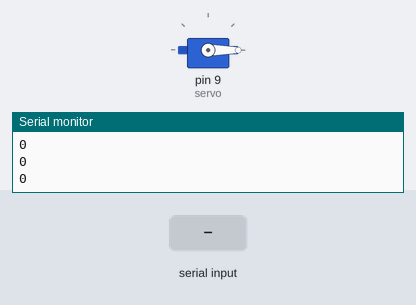
This sketch was run on a simulated Arduino Uno, built with avr-gcc and run on an emulated ATmega328P. On the bench: servo, the last lines printed to the serial monitor. The test bench sets the inputs (shaded band).

Above: at 1.2 s.
1.3 s: "90,45\n" received over Serial
At 1.6 s:
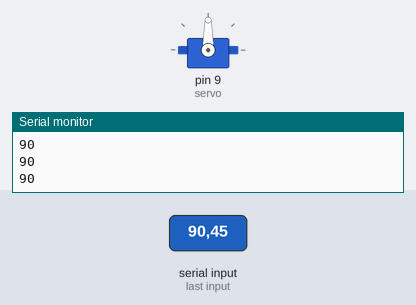
2.8 s: "30,150\n" received over Serial
At 3.7 s:
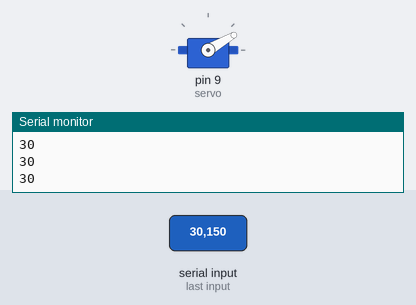
4.3 s: "200\n" received over Serial
At 5.4 s:
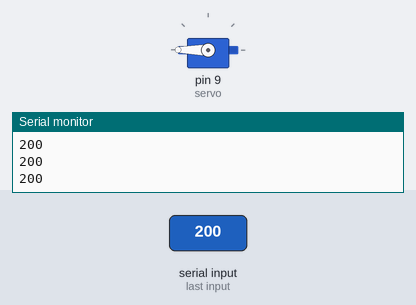
5.8 s: "90\n" received over Serial
At 7.0 s:
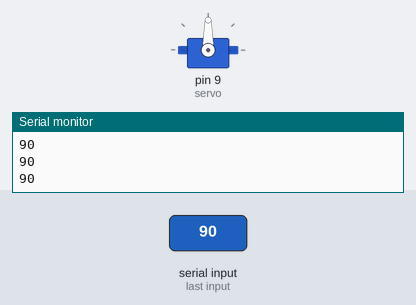
Timing chart, 0 to 8.3 s (numbered marks = the images above; inputs shaded):
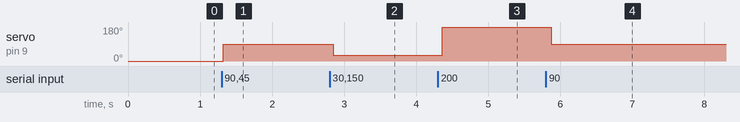

Measured:
- after the input at 1.3 s, servo on pin 9 (servo): 0° → 90° at once
- after the input at 2.8 s, servo on pin 9 (servo): 90° → 30° after 0.05 s
- after the input at 4.3 s, servo on pin 9 (servo): 30° → 180° after 0.06 s
- after the input at 5.8 s, servo on pin 9 (servo): 180° → 90° after 0.08 s

The sketch:

Tests_turbine.ino
```cpp
#include <Servo.h>
String readString, servoVal;
Servo servo;
int n1 =0;

//Il y a une légère hystérésis: le moteur se met en route pour 64 mais s'éteint pour 62

void setup(){
  Serial.begin(9600);
  servo.attach(9);
}
void loop(){

  while (Serial.available()) {
    delay(3);  //delay to allow buffer to fill
    if (Serial.available() >0) {
      char c = Serial.read();  //gets one byte from serial buffer
      readString += c; //makes the string readString
    }
  }

  if (readString.length() >0) {
      Serial.println(readString); //see what was received

      // expect a string like 07002100 containing the two servo positions
      servoVal = readString.substring(0, 3); //get the first three characters


      Serial.println(servoVal);  //print to serial monitor to see parsed results

      n1 = servoVal.toInt();

      Serial.println("the numbers are :");
      Serial.println(n1);  //print to serial monitor to see number results
      readString="";
  }
  servo.write(n1);
  Serial.println(n1);
  delay(100);
}
```
